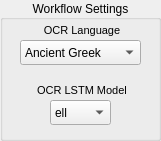
   <widget class="QGroupBox" name="OCRgroupBox">
    <property name="geometry">
     <rect>
      <x>580</x>
      <y>30</y>
      <width>161</width>
      <height>141</height>
     </rect>
    </property>
    <property name="title">
     <string>Workflow Settings</string>
    </property>
    <property name="alignment">
     <set>Qt::AlignCenter</set>
    </property>
    <widget class="QComboBox" name="OCRlangComboBox">
     <property name="geometry">
      <rect>
       <x>20</x>
       <y>40</y>
       <width>121</width>
       <height>25</height>
      </rect>
     </property>
     <property name="toolTip">
      <string>Select OCR language</string>
     </property>
     <property name="locale">
      <locale language="English" country="UnitedStates"/>
     </property>
     <property name="editable">
      <bool>false</bool>
     </property>
     <item>
      <property name="text">
       <string>Ancient Greek</string>
      </property>
     </item>
     <item>
      <property name="text">
       <string>Middle Greek</string>
      </property>
     </item>
     <item>
      <property name="text">
       <string>Modern Greek</string>
      </property>
     </item>
     <item>
      <property name="text">
       <string>Hebrew</string>
      </property>
     </item>
     <item>
      <property name="text">
       <string>Latin</string>
      </property>
     </item>
    </widget>
    <widget class="QLabel" name="OCRlanglabel">
     <property name="geometry">
      <rect>
       <x>40</x>
       <y>20</y>
       <width>81</width>
       <height>20</height>
      </rect>
     </property>
     <property name="font">
      <font>
       <pointsize>8</pointsize>
      </font>
     </property>
     <property name="text">
      <string> OCR Language</string>
     </property>
     <property name="alignment">
      <set>Qt::AlignCenter</set>
     </property>
    </widget>
    <widget class="QLabel" name="OCRModellabel">
     <property name="geometry">
      <rect>
       <x>30</x>
       <y>80</y>
       <width>101</width>
       <height>20</height>
      </rect>
     </property>
     <property name="font">
      <font>
       <pointsize>8</pointsize>
      </font>
     </property>
     <property name="toolTip">
      <string>Select OCR LSTM model</string>
     </property>
     <property name="text">
      <string> OCR LSTM Model</string>
     </property>
     <property name="alignment">
      <set>Qt::AlignCenter</set>
     </property>
    </widget>
    <widget class="QComboBox" name="OCRModelComboBox">
     <property name="geometry">
      <rect>
       <x>50</x>
       <y>100</y>
       <width>61</width>
       <height>25</height>
      </rect>
     </property>
     <property name="toolTip">
      <string>Select OCR language model</string>
     </property>
     <property name="locale">
      <locale language="English" country="UnitedStates"/>
     </property>
     <property name="editable">
      <bool>false</bool>
     </property>
     <item>
      <property name="text">
       <string>ell</string>
      </property>
     </item>
     <item>
      <property name="text">
       <string>grc</string>
      </property>
     </item>
     <item>
      <property name="text">
       <string>feg</string>
      </property>
     </item>
     <item>
      <property name="text">
       <string>heb</string>
      </property>
     </item>
     <item>
      <property name="text">
       <string>feh</string>
      </property>
     </item>
     <item>
      <property name="text">
       <string>lat</string>
      </property>
     </item>
     <item>
      <property name="text">
       <string>fel</string>
      </property>
     </item>
    </widget>
   </widget>
